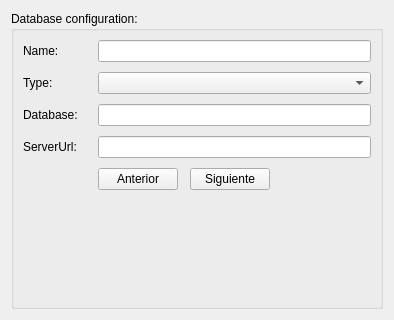
<?xml version="1.0" encoding="UTF-8"?>
<ui version="4.0">
 <class>mapperDbManagement</class>
 <widget class="QWidget" name="mapperDbManagement">
  <property name="modal" stdset="0">
   <bool>false</bool>
  </property>
  <property name="windowModality">
   <enum>Qt::WindowModal</enum>
  </property>
  <property name="geometry">
   <rect>
    <x>0</x>
    <y>0</y>
    <width>394</width>
    <height>320</height>
   </rect>
  </property>
  <property name="sizePolicy">
   <sizepolicy hsizetype="Fixed" vsizetype="Fixed">
    <horstretch>0</horstretch>
    <verstretch>0</verstretch>
   </sizepolicy>
  </property>
  <property name="minimumSize">
   <size>
    <width>380</width>
    <height>320</height>
   </size>
  </property>
  <property name="maximumSize">
   <size>
    <width>394</width>
    <height>320</height>
   </size>
  </property>
  <property name="windowTitle">
   <string>Editar registro</string>
  </property>
  <layout class="QVBoxLayout" name="verticalLayout">
   <item>
    <widget class="QGroupBox" name="groupBox">
     <property name="minimumSize">
      <size>
       <width>370</width>
       <height>250</height>
      </size>
     </property>
     <property name="title">
      <string>Database configuration:</string>
     </property>
     <layout class="QHBoxLayout" name="horizontalLayout_4">
      <item>
       <layout class="QFormLayout" name="formLayout">
        <property name="horizontalSpacing">
         <number>20</number>
        </property>
        <property name="verticalSpacing">
         <number>10</number>
        </property>
        <item row="0" column="0">
         <widget class="QLabel" name="nameLabel">
          <property name="text">
           <string>Name:</string>
          </property>
          <property name="buddy">
           <cstring>nameLineEdit</cstring>
          </property>
         </widget>
        </item>
        <item row="0" column="1">
         <widget class="QLineEdit" name="nameLineEdit"/>
        </item>
        <item row="1" column="0">
         <widget class="QLabel" name="typeLabel">
          <property name="text">
           <string>Type:</string>
          </property>
          <property name="buddy">
           <cstring>typeComboBox</cstring>
          </property>
         </widget>
        </item>
        <item row="1" column="1">
         <widget class="QComboBox" name="typeComboBox"/>
        </item>
        <item row="2" column="0">
         <widget class="QLabel" name="databaseLabel">
          <property name="text">
           <string>Database:</string>
          </property>
          <property name="buddy">
           <cstring>databaseLineEdit</cstring>
          </property>
         </widget>
        </item>
        <item row="2" column="1">
         <widget class="QLineEdit" name="databaseLineEdit"/>
        </item>
        <item row="3" column="0">
         <widget class="QLabel" name="serverLabel">
          <property name="text">
           <string>ServerUrl:</string>
          </property>
          <property name="buddy">
           <cstring>serverLineEdit</cstring>
          </property>
         </widget>
        </item>
        <item row="3" column="1">
         <widget class="QLineEdit" name="serverLineEdit"/>
        </item>
        <item row="5" column="1">
         <layout class="QHBoxLayout" name="horizontalLayout">
          <property name="spacing">
           <number>12</number>
          </property>
          <item>
           <widget class="QPushButton" name="PreviousButton">
            <property name="text">
             <string>Anterior</string>
            </property>
           </widget>
          </item>
          <item>
           <widget class="QPushButton" name="NextButton">
            <property name="text">
             <string>Siguiente</string>
            </property>
           </widget>
          </item>
          <item>
           <spacer name="horizontalSpacer">
            <property name="orientation">
             <enum>Qt::Horizontal</enum>
            </property>
            <property name="sizeHint" stdset="0">
             <size>
              <width>40</width>
              <height>20</height>
             </size>
            </property>
           </spacer>
          </item>
         </layout>
        </item>
       </layout>
      </item>
     </layout>
    </widget>
   </item>
  </layout>
 </widget>
 <resources/>
 <connections/>
</ui>
